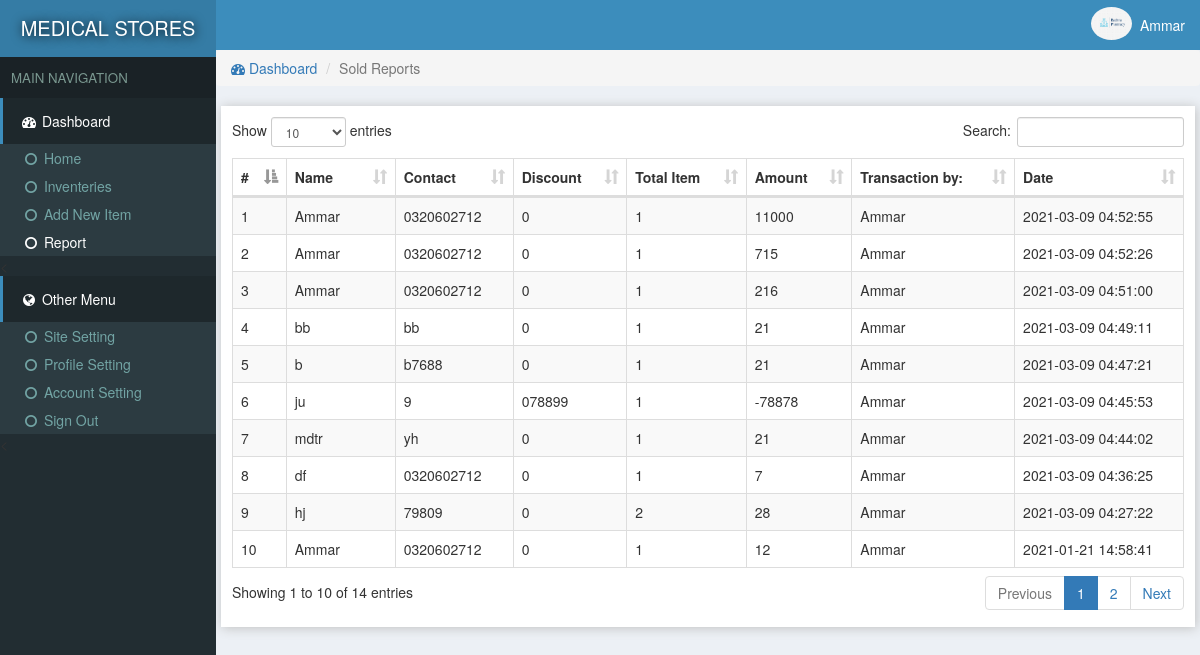
/reports.php (signed in), run on the app's committed database.
### tables this page shows
CREATE TABLE `site` (
  `id` int(11) NOT NULL,
  `title` varchar(222) NOT NULL,
  `name` varchar(222) NOT NULL
);

CREATE TABLE `users` (
  `id` int(11) NOT NULL,
  `email` varchar(222) NOT NULL,
  `password` varchar(222) NOT NULL,
  `name` varchar(222) NOT NULL,
  `pic` varchar(222) NOT NULL,
  `number` varchar(222) NOT NULL,
  `date` timestamp NOT NULL DEFAULT current_timestamp()
);

CREATE TABLE `sold` (
  `id` int(11) NOT NULL,
  `name` varchar(222) NOT NULL,
  `contact` varchar(222) NOT NULL,
  `discount` varchar(222) NOT NULL,
  `item` varchar(222) NOT NULL,
  `amount` varchar(222) NOT NULL,
  `userId` int(11) NOT NULL,
  `date` timestamp NOT NULL DEFAULT current_timestamp()
);

### assets/db.php (called while the page is built, shortened)
<?php
    $con = new mysqli('localhost','root','','store');
    $array = $con->query("select * from users where id ='$_SESSION[userId]'");
    $user = $array->fetch_assoc();
?>

### reports.php (the view, shortened to what this page needs)
<?php require "assets/function.php" ?>
<?php require 'assets/db.php';?>
<!DOCTYPE html>
<html>
<head>
<link rel="stylesheet" href="js/datatables.net-bs/css/dataTables.bootstrap.min.css">
  <?php require "assets/autoloader.php" ?>
</head>
<body style="background: #ECF0F5;padding:0;margin:0">
<div class="dashboard" style="position: fixed;width: 18%;height: 100%;background:#222D32">
  <div style="background:#357CA5;padding: 14px 3px;color:white;font-size: 15pt;text-align: center;text-shadow: 1px 1px 11px black">
    <a href="index.php" style="color: white;text-decoration: none;"><?php echo strtoupper(siteName()); ?> </a>
  </div>
  <div style="background: #1A2226;font-size: 10pt;padding: 11px;color: #79978F">MAIN NAVIGATION</div>
  <div>
    <div style="background:#1E282C;color: white;padding: 13px 17px;border-left: 3px solid #3C8DBC;"><span><i class="fa fa-dashboard fa-fw"></i> Dashboard</span></div>
    <div class="item">
      <ul class="nostyle zero">
        <a href="index.php"><li ><i class="fa fa-circle-o fa-fw"></i> Home</li></a>
        <a href="inventeries.php"><li ><i class="fa fa-circle-o fa-fw"></i> Inventeries</li></a>
       <a href="addnew.php"><li><i class="fa fa-circle-o fa-fw"></i> Add New Item</li></a>
        <a href="reports.php"><li style="color: white"><i class="fa fa-circle-o fa-fw"></i> Report</li></a>
      </ul><
    </div>
  </div>
  <div style="background:#1E282C;color: white;padding: 13px 17px;border-left: 3px solid #3C8DBC;"><span><i class="fa fa-globe fa-fw"></i> Other Menu</span></div>
  <div class="item">
      <ul class="nostyle zero">
        <a href="sitesetting.php"><li><i class="fa fa-circle-o fa-fw"></i> Site Setting</li></a>
       <a href="profile.php"><li><i class="fa fa-circle-o fa-fw"></i> Profile Setting</li></a>
        <a href="accountSetting.php"><li><i class="fa fa-circle-o fa-fw"></i> Account Setting</li></a>
        <a href="logout.php"><li><i class="fa fa-circle-o fa-fw"></i> Sign Out</li></a>
      </ul><
    </div>
</div>
<div class="marginLeft" >
  <div style="color:white;background:#3C8DBC" >
    <div class="pull-right flex rightAccount" style="padding-right: 11px;padding: 7px;">
      <div><img src="photo/<?php echo $user['pic'] ?>" style='width: 41px;height: 33px;' class='img-circle'></div>
      <div style="padding: 8px"><?php echo ucfirst($user['name']) ?></div>
    </div>
  </div>
  <div class="content">
   <ol class="breadcrumb ">
        <li><a href="index.php"><i class="fa fa-dashboard"></i> Dashboard</a></li>
        <li class="active">Sold Reports</li>
    </ol>
  <div class="tableBox" >
    <table id="dataTable" class="table table-bordered table-striped" style="z-index: -1">
      <thead>
        <th>#</th>
        <th>Name</th>
        <th>Contact</th>
        <th>Discount</th>
        <th>Total Item</th>
        <th>Amount</th>
        <th>Transaction by:</th>
        <th>Date</th>
      </thead>
     <tbody>
      <?php $i=0;
          $array = $con->query("select * from sold ORDER BY date DESC");
        while ($row = $array->fetch_assoc())
        {
          $i=$i+1;
        ?>
          <tr>
            <td><?php echo $i; ?></td>
            <td><?php echo $row['name']; ?></td>
            <td><?php echo $row['contact']; ?></td>
            <td><?php echo $row['discount']; ?></td>
            <td><?php echo $row['item']; ?></td>
            <td><?php echo $row['amount']; ?></td>
            <td><?php echo getAdminName($row['userId']); ?></td>
            <td><?php echo $row['date']; ?></td>
          </tr>
      <?php
        }
       ?>
     </tbody>
    </table>
  </div>
  </div>
</div>
</body>
</html>

### data on the page
site: name "MEDICAL STORES"
users: pic (picture), name "Ammar"
sold: name "Ammar", contact "0320602712", discount "0", item "1", amount "11000", userId.name "Ammar", date "2021-03-09 04:52:55"
sold: name "Ammar", contact "0320602712", discount "0", item "1", amount "715", userId.name "Ammar", date "2021-03-09 04:52:26"
sold: name "Ammar", contact "0320602712", discount "0", item "1", amount "216", userId.name "Ammar", date "2021-03-09 04:51:00"
sold: name "bb", contact "bb", discount "0", item "1", amount "21", userId.name "Ammar", date "2021-03-09 04:49:11"
sold: name "b", contact "b7688", discount "0", item "1", amount "21", userId.name "Ammar", date "2021-03-09 04:47:21"
sold: name "ju", contact "9", discount "078899", item "1", amount "-78878", userId.name "Ammar", date "2021-03-09 04:45:53"
sold: name "mdtr", contact "yh", discount "0", item "1", amount "21", userId.name "Ammar", date "2021-03-09 04:44:02"
sold: name "df", contact "0320602712", discount "0", item "1", amount "7", userId.name "Ammar", date "2021-03-09 04:36:25"
sold: name "hj", contact "79809", discount "0", item "2", amount "28", userId.name "Ammar", date "2021-03-09 04:27:22"
sold: name "Ammar", contact "0320602712", discount "0", item "1", amount "12", userId.name "Ammar", date "2021-01-21 14:58:41"
